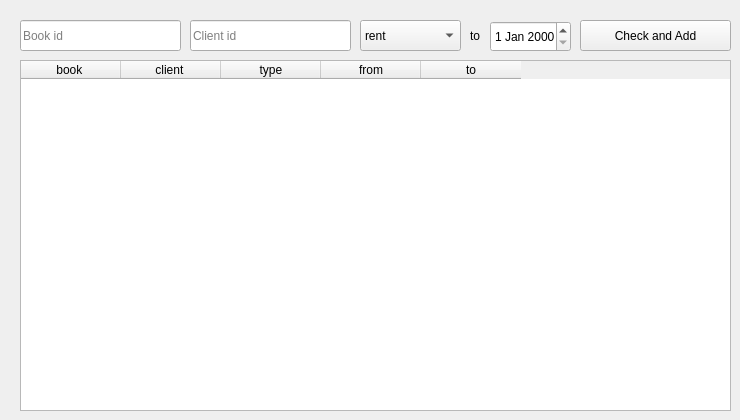
    <widget class="QWidget" name="tab">
     <property name="font">
      <font>
       <family>Segoe UI</family>
      </font>
     </property>
     <attribute name="title">
      <string>Tab 1</string>
     </attribute>
     <widget class="QLineEdit" name="lineEdit">
      <property name="geometry">
       <rect>
        <x>20</x>
        <y>20</y>
        <width>161</width>
        <height>31</height>
       </rect>
      </property>
      <property name="font">
       <font>
        <family>Segoe UI</family>
       </font>
      </property>
      <property name="placeholderText">
       <string>Book id</string>
      </property>
     </widget>
     <widget class="QComboBox" name="comboBox">
      <property name="geometry">
       <rect>
        <x>360</x>
        <y>20</y>
        <width>101</width>
        <height>31</height>
       </rect>
      </property>
      <property name="font">
       <font>
        <family>Segoe UI</family>
       </font>
      </property>
      <item>
       <property name="text">
        <string>rent</string>
       </property>
      </item>
      <item>
       <property name="text">
        <string>retrive</string>
       </property>
      </item>
     </widget>
     <widget class="QPushButton" name="pushButton_8">
      <property name="geometry">
       <rect>
        <x>580</x>
        <y>20</y>
        <width>151</width>
        <height>31</height>
       </rect>
      </property>
      <property name="font">
       <font>
        <family>Segoe UI</family>
       </font>
      </property>
      <property name="text">
       <string>Check and Add</string>
      </property>
     </widget>
     <widget class="QTableWidget" name="tableWidget">
      <property name="geometry">
       <rect>
        <x>20</x>
        <y>60</y>
        <width>711</width>
        <height>351</height>
       </rect>
      </property>
      <property name="font">
       <font>
        <family>Segoe UI</family>
       </font>
      </property>
      <column>
       <property name="text">
        <string>book </string>
       </property>
       <property name="font">
        <font>
         <family>Segoe UI</family>
        </font>
       </property>
       <property name="textAlignment">
        <set>AlignCenter</set>
       </property>
      </column>
      <column>
       <property name="text">
        <string>client </string>
       </property>
       <property name="font">
        <font>
         <family>Segoe UI</family>
        </font>
       </property>
       <property name="textAlignment">
        <set>AlignCenter</set>
       </property>
      </column>
      <column>
       <property name="text">
        <string>type</string>
       </property>
       <property name="font">
        <font>
         <family>Segoe UI</family>
        </font>
       </property>
       <property name="textAlignment">
        <set>AlignCenter</set>
       </property>
      </column>
      <column>
       <property name="text">
        <string>from</string>
       </property>
       <property name="font">
        <font>
         <family>Segoe UI</family>
        </font>
       </property>
       <property name="textAlignment">
        <set>AlignCenter</set>
       </property>
      </column>
      <column>
       <property name="text">
        <string>to</string>
       </property>
       <property name="font">
        <font>
         <family>Segoe UI</family>
        </font>
       </property>
       <property name="textAlignment">
        <set>AlignCenter</set>
       </property>
      </column>
     </widget>
     <widget class="QLineEdit" name="lineEdit_35">
      <property name="geometry">
       <rect>
        <x>190</x>
        <y>20</y>
        <width>161</width>
        <height>31</height>
       </rect>
      </property>
      <property name="font">
       <font>
        <family>Segoe UI</family>
       </font>
      </property>
      <property name="placeholderText">
       <string>Client id</string>
      </property>
     </widget>
     <widget class="QDateEdit" name="dateEdit_3">
      <property name="geometry">
       <rect>
        <x>490</x>
        <y>21</y>
        <width>81</width>
        <height>31</height>
       </rect>
      </property>
     </widget>
     <widget class="QLabel" name="label_39">
      <property name="geometry">
       <rect>
        <x>470</x>
        <y>20</y>
        <width>21</width>
        <height>31</height>
       </rect>
      </property>
      <property name="text">
       <string>to</string>
      </property>
     </widget>
    </widget>
